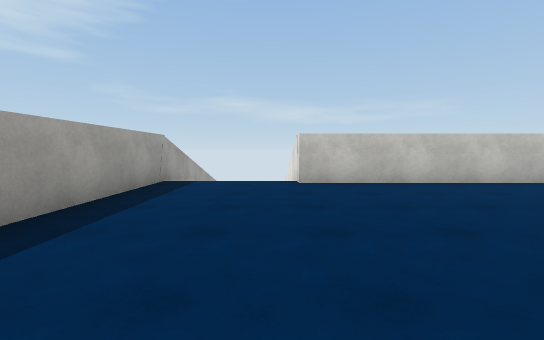
view 1 (above)

17 first-person views from a walk through a 3-D level made in the Unity game engine. The camera is 1.3 m above the floor, tilts 4° down and sees 90° across. The floor is counted in squares, 2 m on a side. Each view is taken from the middle of a square. On the plan, view 1 faces up. The plan holds only what a view shows up to about 9 squares ahead; the rest is blank. The place goes on beyond the plan. The player character is not drawn. Surface patterns are stand-ins for the level's own textures.

view 2
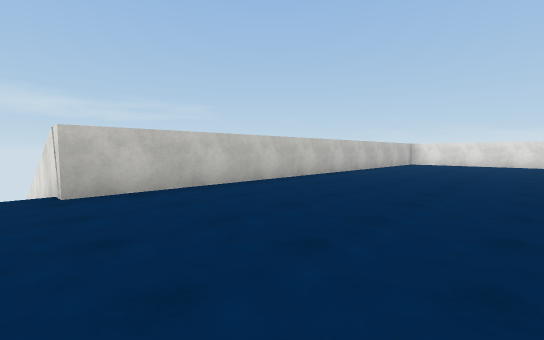

view 3
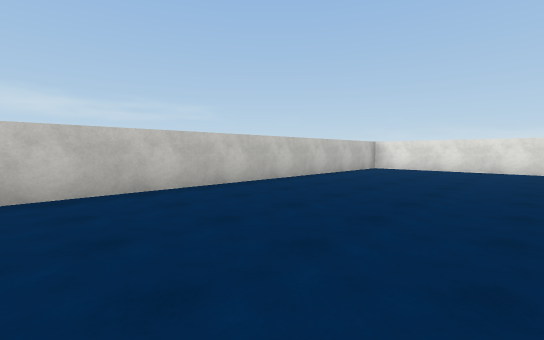

view 4
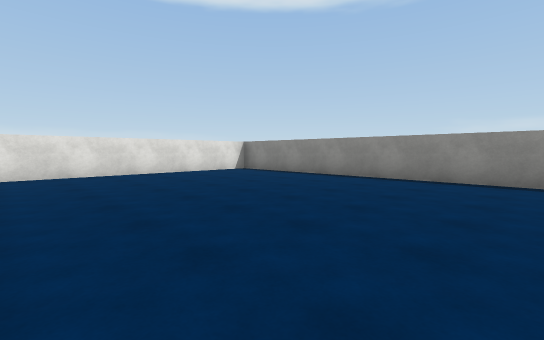

view 5
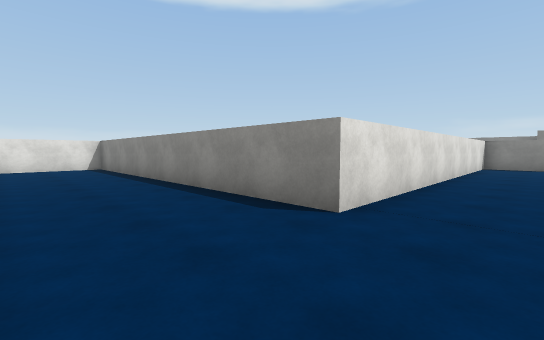

view 6
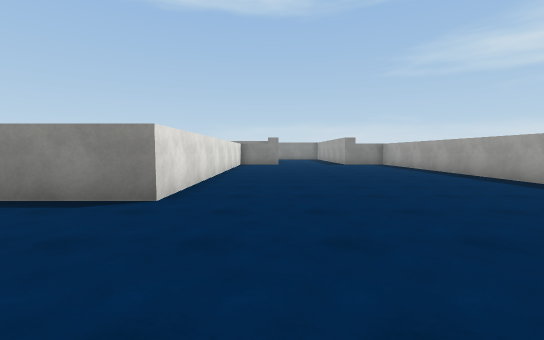

view 7
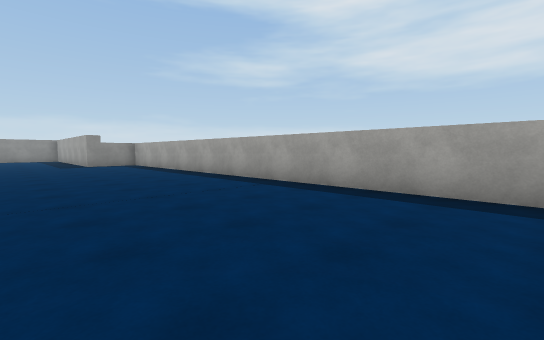

view 8
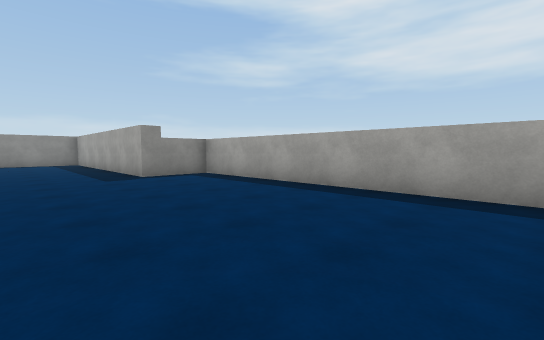

view 9
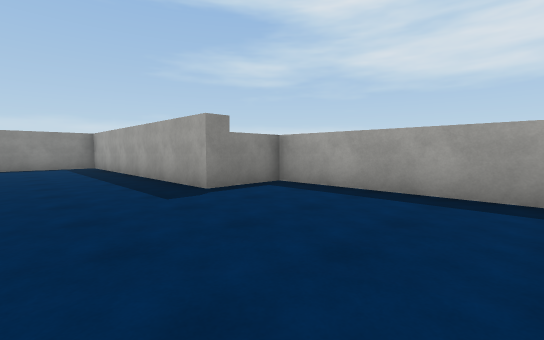

view 10
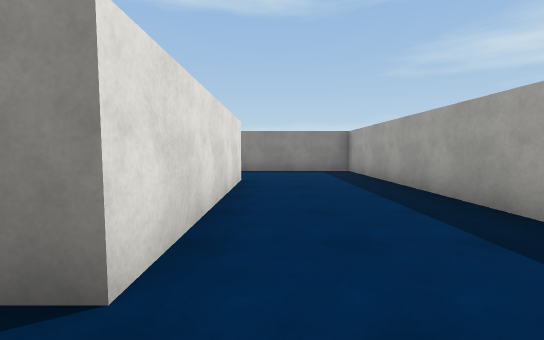

view 11
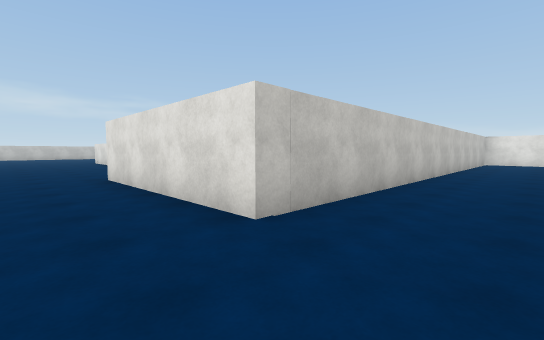

view 12
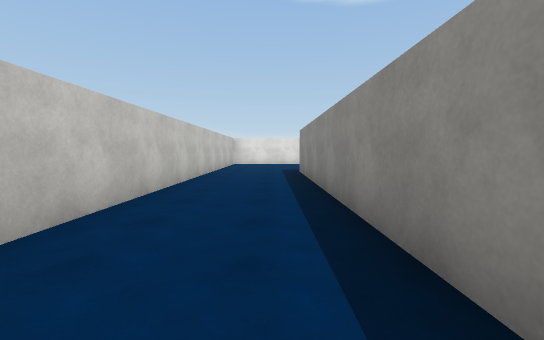

view 13
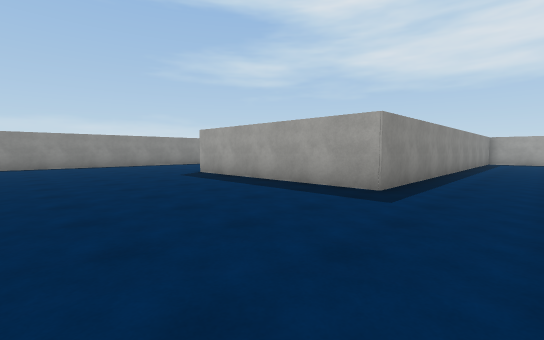

view 14
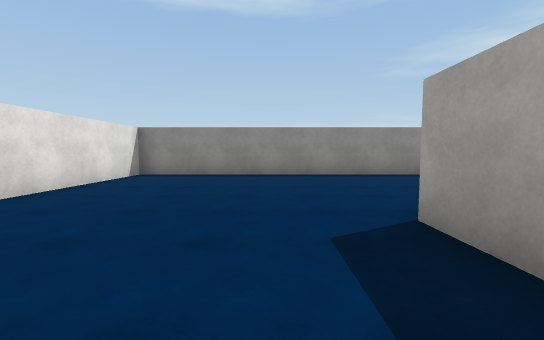

view 15
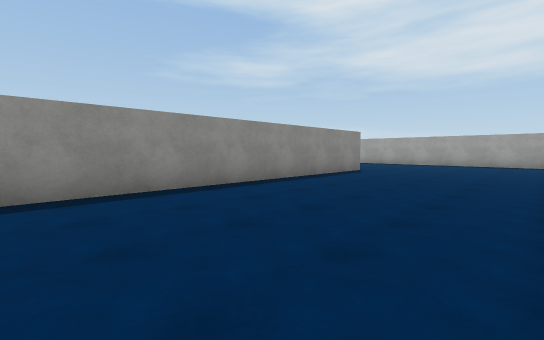

view 16
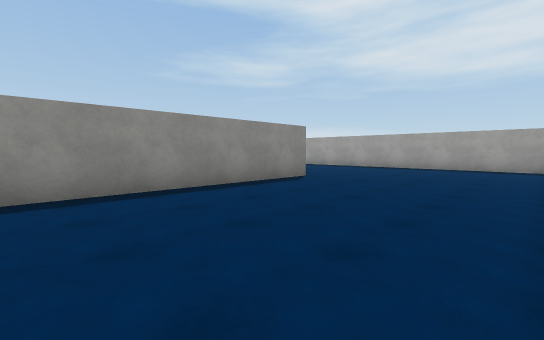

view 17
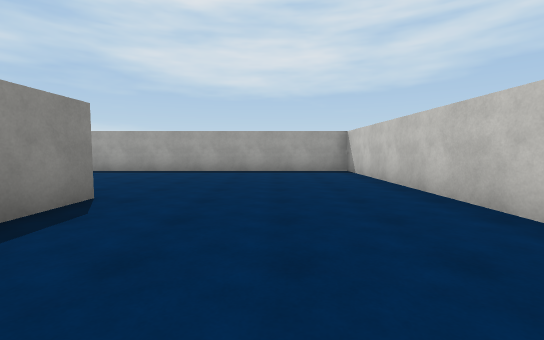

### Floor plan
Points are (right, up) in squares from view 1. A wall is a line through its corners. A room is listed if a view was taken in it or the views show most of it. See-through windows are left out.
Room 1 (views 1, 2, 3, 4, 5, 6, 7, 8, 9, 10, 11)
walls: (-2.4, 0.1) (-2.4, -13.1) (-0.5, -13.1) (-0.5, -20.9) (1.5, -20.9); (4.5, -12.2) (4.5, -3.5) (13.2, -3.5); (14, -2.9) (14, 3.8); (12.4, 5.5) (0.5, 5.5) (0.5, 8.5); (-2.4, 8.5) (-2.4, 2.2); (2.7, -18.1) (2.7, -13.1) (3.8, -13.1)
ways out: opening at (2.5, -19.5) to room 2
Room 2 (views 12, 13, 14, 15, 16, 17)
walls: (4.6, -26.5) (-1.9, -26.5) (-1.9, -32.5); (3.2, -31.5) (16.6, -31.5) (16.6, -27.5); (12, -18.1) (2.7, -18.1); (1.5, -20.9) (11.6, -20.9) (11.6, -26.6)
ways out: opening at (2.5, -19.5) to room 1

Positions as (right, up) in squares from view 1, and headings:
1: (0, 0), facing up
2: (0, 1), facing up-right
3: (4, 1), facing up-right
4: (6, 3), facing down-right
5: (3, -1), facing down-right
6: (3, 0), facing down
7: (2, 0), facing down-left
8: (2, -6), facing down-left
9: (2, -9), facing down-left
10: (2, -12), facing down
11: (1, -20), facing up-right
12: (3, -20), facing right
13: (16, -19), facing down-left
14: (13, -24), facing down
15: (12, -27), facing down-left
16: (9, -27), facing down-left
17: (7, -29), facing left
